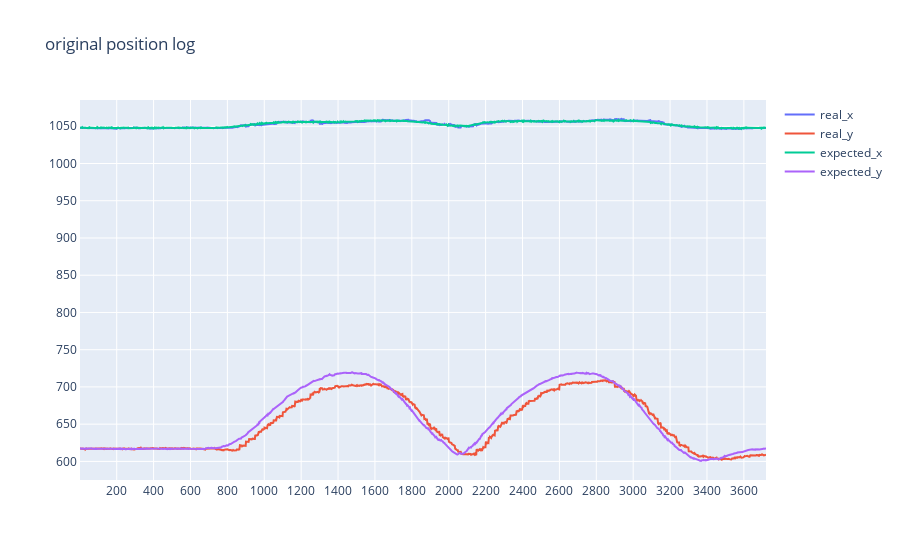

Notebook code for this chart:
### Code cell
# show the position data diagram
p=[]
#index = np.arange(0,len(data_log))
index = data_log['frame_id']
               
for c in ['real_x','real_y','expected_x','expected_y']:    
    trace=go.Scatter(
        y= data_log[c],
        x= index,
        name = c
    )
    p.append(trace)

                  
axis_template=dict(
    showgrid=True,  #网格
    zeroline=True,  #是否显示基线,即沿着(0,0)画出x轴和y轴
    nticks=20,
    showline=True,
    #title='X axis',
    #mirror='all',
    zerolinecolor="#FF0000"
)
layout=go.Layout(
    xaxis=axis_template,
    yaxis=axis_template,
    title='original position log'
)

fig=go.Figure(
    data=p,
    layout=layout
)
iplot(fig)
io.write_html(fig, file=prefix+filename.replace('.csv','_')+layout.title.text.replace(' ','_')+'.html')

### Figure 1 — Plotly figure (JSON) as saved in the notebook; plotly's stock layout.template omitted (floating-point values rounded to 4 significant figures; data arrays with more than 128 entries replaced by an {"elided": "..."} marker saying what was removed)
{"data": [{"name": "real_x", "type": "scatter", "x": {"elided": "2109 int values"}, "y": {"elided": "2109 float values"}}, {"name": "real_y", "type": "scatter", "x": {"elided": "2109 int values"}, "y": {"elided": "2109 float values"}}, {"name": "expected_x", "type": "scatter", "x": {"elided": "2109 int values"}, "y": {"elided": "2109 float values"}}, {"name": "expected_y", "type": "scatter", "x": {"elided": "2109 int values"}, "y": {"elided": "2109 float values"}}], "layout": {"title": {"text": "original position log"}, "xaxis": {"nticks": 20, "showgrid": true, "showline": true, "zeroline": true, "zerolinecolor": "#FF0000"}, "yaxis": {"nticks": 20, "showgrid": true, "showline": true, "zeroline": true, "zerolinecolor": "#FF0000"}}}
